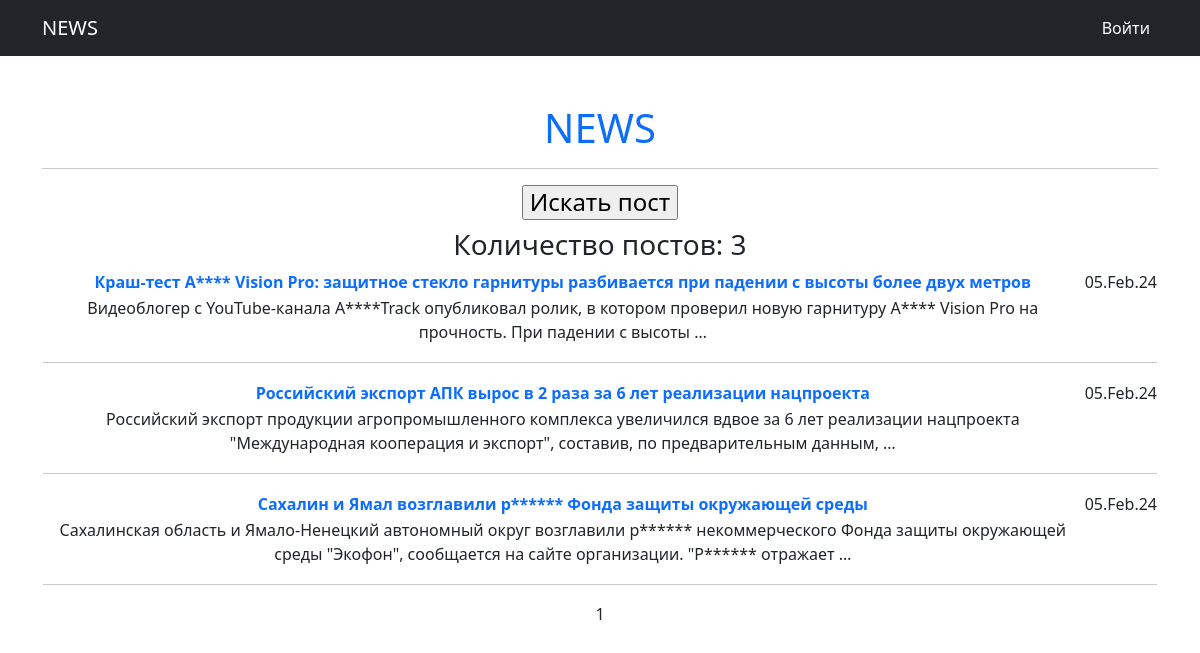
Before: /news/ with the older database file.
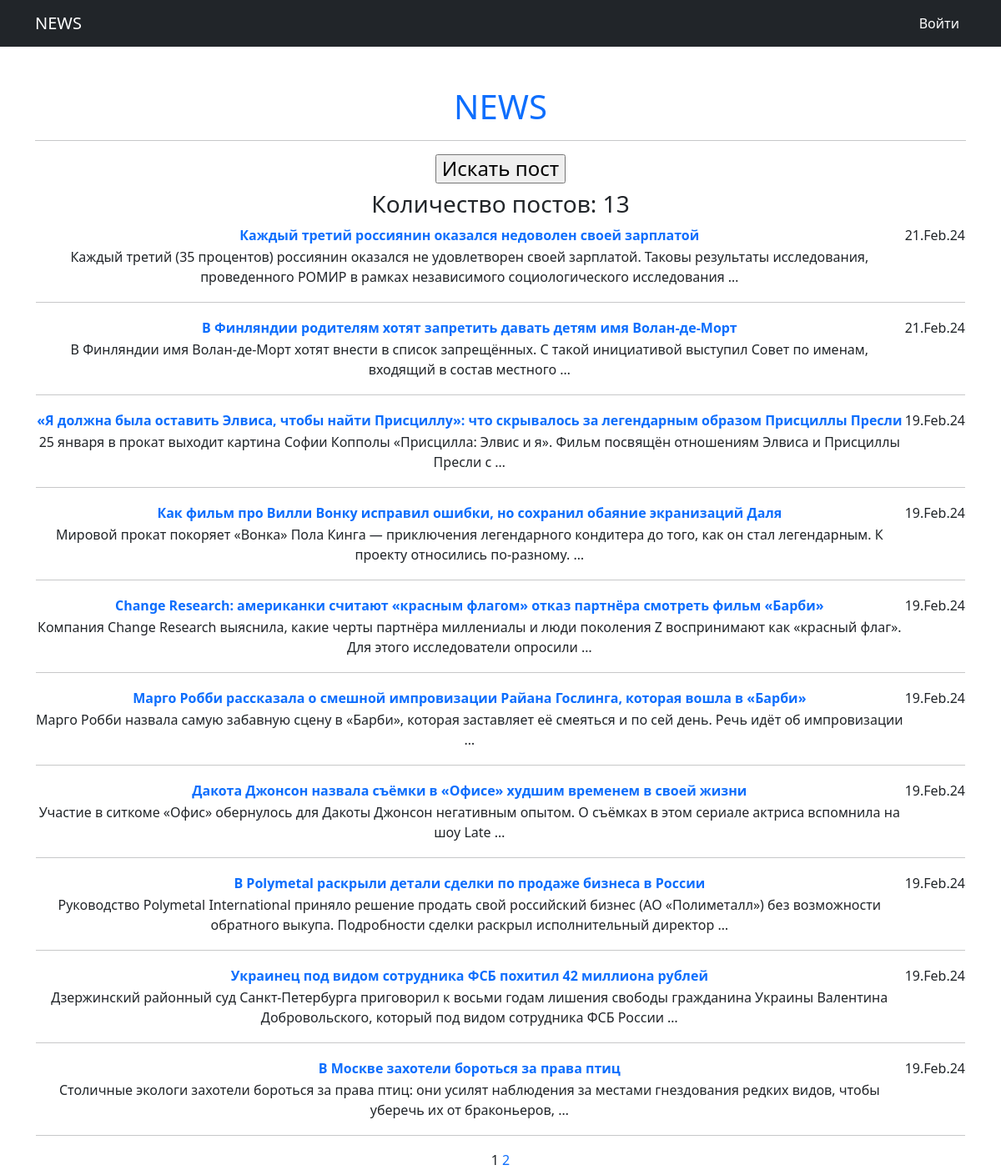
After: the same page with the newer database file.
### news/models.py (models this page shows, shortened)
class Post(models.Model):
    articlePost = 'A'
    newsPost = 'N'
    TYPES = [
        (articlePost, 'Статья'),
        (newsPost, 'Новость')
    ]
    typePost = models.CharField(max_length=2, choices=TYPES, default=newsPost)
    dataPost = models.DateTimeField(auto_now_add=True)
    namePost = models.CharField(max_length=255)
    textPost = models.TextField()
    ratingPost = models.IntegerField(default=0)
    author = models.ForeignKey(Author, on_delete=models.CASCADE)
    category = models.ManyToManyField(Category, through='PostCategory')

### news/views.py (the view)
# urls.py: path('', PostList.as_view(), name='post_list'),
class PostList(ListView):
    model = Post
    ordering = '-dataPost'
    template_name = 'newslist.html'
    context_object_name = 'newslist'
    paginate_by = 10
    def get_context_data(self, **kwargs):
        context = super().get_context_data()
        context['total_post'] = Post.objects.count()
        return context

### news/templatetags/custom_filters.py (called while the page is built)
@register.filter()
def censor(value):
    if isinstance(value, str):
        for i in CENSOR_WORDS:
            value = value.replace(i[1:], '*' * len(i[1:]))
        return value
    else:
        raise ValueError('Переменная не строкового типа сорри')

### news/templatetags/custom_tags.py (called while the page is built)
@register.simple_tag(takes_context=True)
def url_replace(context, **kwargs):
    d = context['request'].GET.copy()
    for k, v in kwargs.items():
        d[k] = v
    return d.urlencode()

### templates/newslist.html (shortened to what this page needs)
{% extends 'flatpages/default.html' %}
{% load custom_filters %}
{% load custom_tags %}
{% block content %}
   <h4><a href="search/"><input type="button" value="Искать пост"/></a></h4>
    <h3>Количество постов: {{ total_post }}</h3>
    {% if newslist %}
        <table>
            {% for newlist in newslist %}
            <tr>
                <td>
                    <a href="{{ newlist.pk }}">
                    <b>{{ newlist.namePost|censor }}</b></a>
                </td>
                <td>
                    {{ newlist.dataPost|date:'d.M.y' }}
                </td>
            </tr>
            <tr>
                <td>
                    {{ newlist.textPost|truncatewords:20|censor }}
                </td>
            </tr>
            <tr>
                <td colspan="3">
                    <hr>
                </td>
            </tr>
            {% endfor %}
        </table>
    {% else %}
        <h2>Постов нет :(</h2>
    {% endif %}
    {{ page_obj.number }}
    {% if page_obj.has_next %}
        <a href="?{% url_replace page=page_obj.next_page_number %}">{{page_obj.next_page_number}}</a>
    {% endif %}
{% endblock content %}

### templates/flatpages/default.html (shortened to what this page needs)
{% load static %}
<!DOCTYPE html>
<html lang="en">
    <head>
        <link href="{% static 'css/styles.css' %}" rel="stylesheet" />
    </head>
    <body>
        <nav class="navbar navbar-expand-lg navbar-dark bg-dark">
            <div class="container">
                <a class="navbar-brand" href="{% url 'post_list' %}">NEWS</a>
                <div class="collapse navbar-collapse" id="navbarSupportedContent">
                    <ul class="navbar-nav ms-auto mb-2 mb-lg-0">
                        {% if request.user.is_authenticated %}
                            <li class="nav-item"><p class="nav-link active" aria-current="page">
                                Привет, {{ request.user.username }}</p></li>
                            <li class="nav-item">
                                <a class="nav-link active" aria-current="page" href="{% url 'account_logout' %}">
                                Выйти</a></li>
                        {% else %}
                            <li class="nav-item"><a class="nav-link active" aria-current="page" href="{% url 'account_login' %}">
                                Войти</a></li>
                        {% endif %}
                    </ul>
                </div>
            </div>
        </nav>
        <div class="container">
            <div class="text-center mt-5">
              <h1><a href="{% url 'post_list' %}">NEWS</a></h1>
              <hr>
              {% block content %}
              {% endblock content %}
            </div>
    </body>
</html>

Changed rows visible on the page:
no longer on this page (row unchanged): Post: namePost|censor "Краш-тест A**** Vision Pro: защитное стекло гарнитуры разбивается при падении с высоты более двух метров", dataPost "05.Feb.24", textPost|censor "Видеоблогер с YouTube-канала A****Track опубликовал ролик, в котором проверил новую гарнитуру A**** Vision Pro на прочность. При падении с высоты …"
no longer on this page (row unchanged): Post: namePost|censor "Российский экспорт АПК вырос в 2 раза за 6 лет реализации нацпроекта", dataPost "05.Feb.24", textPost|censor "Российский экспорт продукции агропромышленного комплекса увеличился вдвое за 6 лет реализации нацпроекта \"Международная кооперация и экспорт\", составив, по предварительным данным, …"
no longer on this page (row unchanged): Post: namePost|censor "Сахалин и Ямал возглавили р****** Фонда защиты окружающей среды", dataPost "05.Feb.24", textPost|censor "Сахалинская область и Ямало-Ненецкий автономный округ возглавили р****** некоммерческого Фонда защиты окружающей среды \"Экофон\", сообщается на сайте организации. \"Р****** отражает …"
added Post: namePost|censor "Каждый третий россиянин оказался недоволен своей зарплатой", dataPost "21.Feb.24", textPost|censor "Каждый третий (35 процентов) россиянин оказался не удовлетворен своей зарплатой. Таковы результаты исследования, проведенного РОМИР в рамках независимого социологического исследования …"
added Post: namePost|censor "В Финляндии родителям хотят запретить давать детям имя Волан-де-Морт", dataPost "21.Feb.24", textPost|censor "В Финляндии имя Волан-де-Морт хотят внести в список запрещённых. С такой инициативой выступил Совет по именам, входящий в состав местного …"
added Post: namePost|censor "«Я должна была оставить Элвиса, чтобы найти Присциллу»: что скрывалось за легендарным образом Присциллы Пресли", dataPost "19.Feb.24", textPost|censor "25 января в прокат выходит картина Софии Копполы «Присцилла: Элвис и я». Фильм посвящён отношениям Элвиса и Присциллы Пресли с …"
added Post: namePost|censor "Как фильм про Вилли Вонку исправил ошибки, но сохранил обаяние экранизаций Даля", dataPost "19.Feb.24", textPost|censor "Мировой прокат покоряет «Вонка» Пола Кинга — приключения легендарного кондитера до того, как он стал легендарным. К проекту относились по-разному. …"
added Post: namePost|censor "Change Research: американки считают «красным флагом» отказ партнёра смотреть фильм «Барби»", dataPost "19.Feb.24", textPost|censor "Компания Change Research выяснила, какие черты партнёра миллениалы и люди поколения Z воспринимают как «красный флаг». Для этого исследователи опросили …"
added Post: namePost|censor "Марго Робби рассказала о смешной импровизации Райана Гослинга, которая вошла в «Барби»", dataPost "19.Feb.24", textPost|censor "Марго Робби назвала самую забавную сцену в «Барби», которая заставляет её смеяться и по сей день. Речь идёт об импровизации …"
added Post: namePost|censor "Дакота Джонсон назвала съёмки в «Офисе» худшим временем в своей жизни", dataPost "19.Feb.24", textPost|censor "Участие в ситкоме «Офис» обернулось для Дакоты Джонсон негативным опытом. О съёмках в этом сериале актриса вспомнила на шоу Late …"
added Post: namePost|censor "В Polymetal раскрыли детали сделки по продаже бизнеса в России", dataPost "19.Feb.24", textPost|censor "Руководство Polymetal International приняло решение продать свой российский бизнес (АО «Полиметалл») без возможности обратного выкупа. Подробности сделки раскрыл исполнительный директор …"
added Post: namePost|censor "Украинец под видом сотрудника ФСБ похитил 42 миллиона рублей", dataPost "19.Feb.24", textPost|censor "Дзержинский районный суд Санкт-Петербурга приговорил к восьми годам лишения свободы гражданина Украины Валентина Добровольского, который под видом сотрудника ФСБ России …"
added Post: namePost|censor "В Москве захотели бороться за права птиц", dataPost "19.Feb.24", textPost|censor "Столичные экологи захотели бороться за права птиц: они усилят наблюдения за местами гнездования редких видов, чтобы уберечь их от браконьеров, …"
Other visible differences:
{{ total_post }}: "3" → "13"
{{ page_obj.next_page_number }}: (not shown) → "2"
